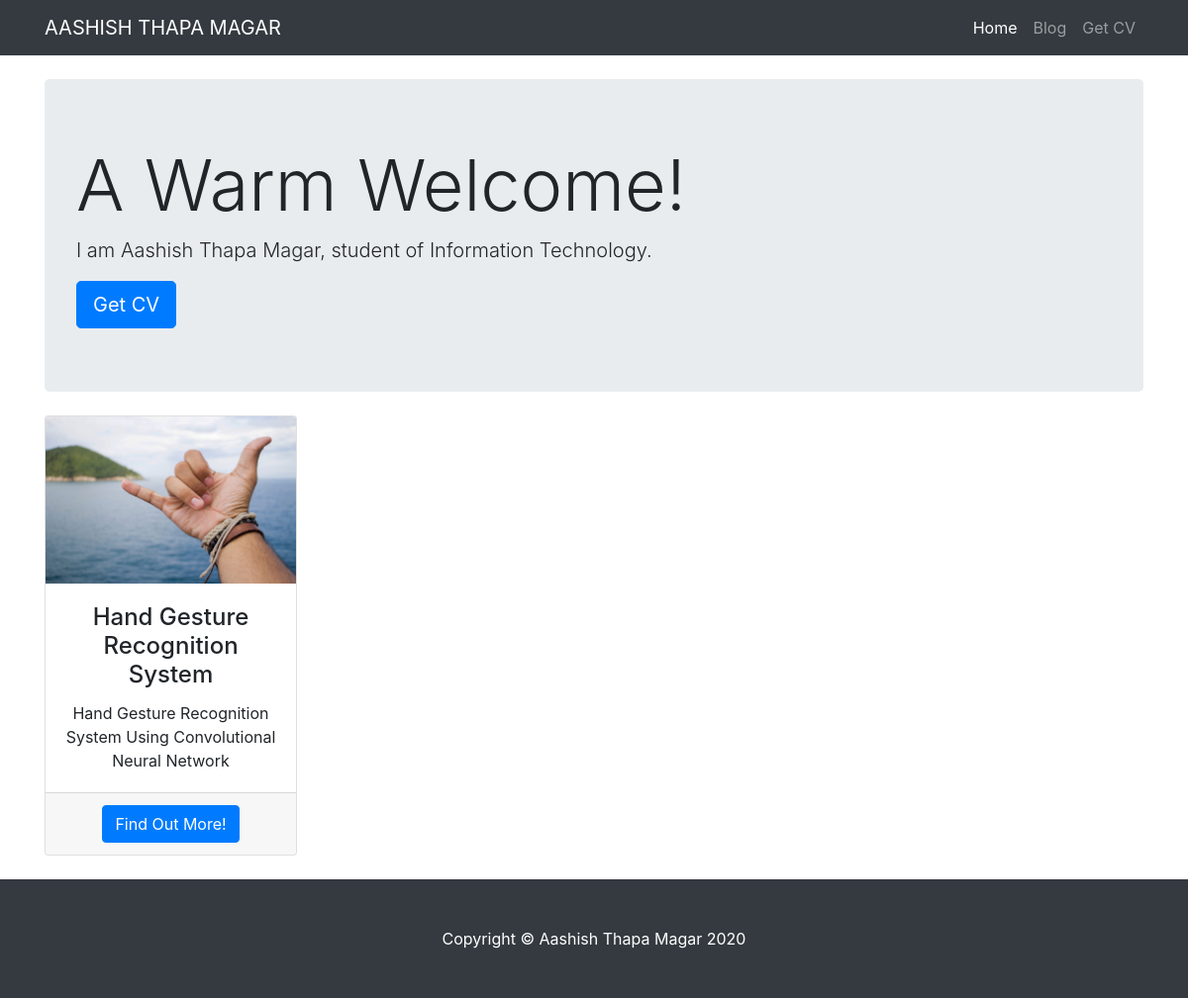
Before: / with the older database file.
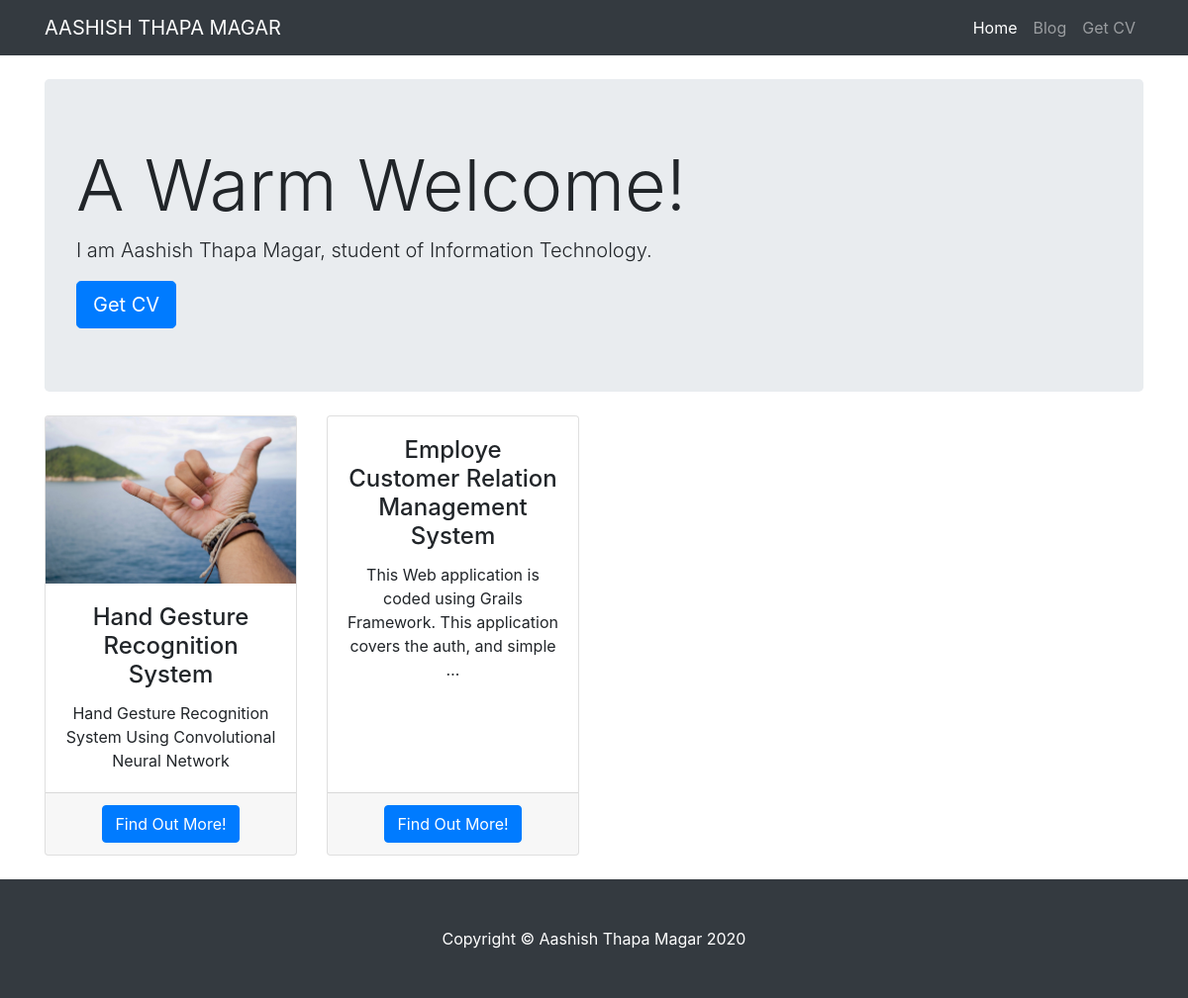
After: the same page with the newer database file.
### portfolio/models.py (models this page shows, shortened)
class Project(models.Model):
    title = models.CharField(max_length=100)
    description = models.CharField(max_length=250)
    image = models.ImageField(upload_to='project/images')
    url = models.URLField(blank=True)

### portfolio/views.py (the view)
# urls.py: 2. Add a URL to urlpatterns:  path('', views.home, name='home')
def home(request):
    projects = Project.objects.all()
    return render(request,'portfolio/home.html',{'projects':projects})

### portfolio/templates/portfolio/home.html
{% extends "portfolio/main.html" %}
{% block content%}
{% load static %}
    <header class="jumbotron my-4">
      <h1 class="display-3">A Warm Welcome!</h1>
      <p class="lead">
      I am Aashish Thapa Magar, student of Information Technology.
      </p>
      <a href="{% static 'portfolio/aashishcv.pdf' %}" class="btn btn-primary btn-lg">Get CV</a>
    </header>
    <div class="row text-center">
    {% for project in projects %}
    <div class="col-lg-3 col-md-6 mb-4">
        <div class="card h-100">
          <img class="card-img-top" src="{{ project.image.url }}" alt="">
          <div class="card-body">
            <h4 class="card-title">{{ project.title }}</h4>
            <p class="card-text">{{ project.description|truncatechars:100 }}</p>
          </div>
          <div class="card-footer">
            <a href="{% url "project.url" %}" class="btn btn-primary">Find Out More!</a>
          </div>
        </div>
    </div>
    {% endfor %}
    </div>
{% endblock %}

### portfolio/templates/portfolio/main.html (shortened to what this page needs)
<!DOCTYPE html>
<html lang="en">
<head>
<link rel="stylesheet" href="https://cdnjs.cloudflare.com/ajax/libs/font-awesome/4.7.0/css/font-awesome.min.css">
  <link href="https://stackpath.bootstrapcdn.com/bootstrap/4.5.0/css/bootstrap.min.css" rel="stylesheet">
  {% load static %}
  <link href="{% static 'portfolio/css/style.css' %}" rel="stylesheet">
</head>
<body>
{% load static %}
  <nav class="navbar navbar-expand-lg navbar-dark bg-dark fixed-top">
    <div class="container">
      <a class="navbar-brand text-uppercase" href="{% url 'home' %}">Aashish Thapa Magar</a>
      <div class="collapse navbar-collapse" id="navbarResponsive">
        <ul class="navbar-nav ml-auto">
          <li class="nav-item active">
            <a class="nav-link" href="{% url 'home' %}">Home</a>
          </li>
          <li class="nav-item">
            <a class="nav-link" href="{% url 'blog:blog' %}">Blog</a>
          </li>
          <li class="nav-item">
            <a class="nav-link" href="{% static 'portfolio/aashishcv.pdf' %}">Get CV</a>
          </li>
        </ul>
      </div>
    </div>
  </nav>
  <div class="container">
  {% block content %}
  {% endblock  %}
  </div>
  <footer class="py-5 bg-dark">
    <div class="container">
      <p class="m-0 text-center text-white">Copyright &copy; Aashish Thapa Magar 2020</p>
    </div>
  </footer>
</body>
</html>

### portfolio/static/portfolio/css/style.css (style rules this page uses)
body { padding-top: 56px; }

Changed rows visible on the page:
added Project: title "Employe Customer Relation Management System", description "This Web application is coded using Grails Framework. This application covers the auth, and simple …"
